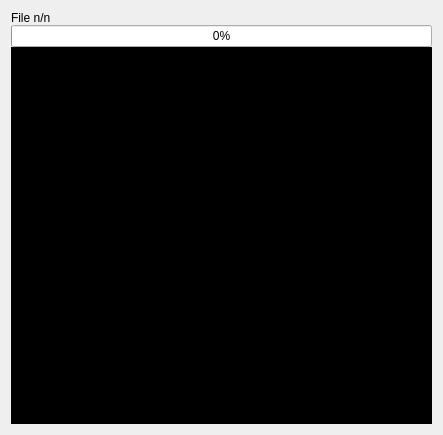
<?xml version="1.0" encoding="UTF-8"?>
<ui version="4.0">
 <class>Dialog</class>
 <widget class="QDialog" name="Dialog">
  <property name="geometry">
   <rect>
    <x>0</x>
    <y>0</y>
    <width>443</width>
    <height>435</height>
   </rect>
  </property>
  <property name="windowTitle">
   <string>Combine PDF</string>
  </property>
  <layout class="QHBoxLayout" name="horizontalLayout">
   <item>
    <layout class="QVBoxLayout" name="verticalLayout">
     <property name="spacing">
      <number>0</number>
     </property>
     <item>
      <widget class="QLabel" name="progressLabel">
       <property name="text">
        <string>File n/n</string>
       </property>
       <property name="alignment">
        <set>Qt::AlignBottom|Qt::AlignLeading|Qt::AlignLeft</set>
       </property>
      </widget>
     </item>
     <item>
      <widget class="QProgressBar" name="progressBar">
       <property name="value">
        <number>0</number>
       </property>
      </widget>
     </item>
     <item>
      <widget class="QPlainTextEdit" name="terminalDisplay">
       <property name="styleSheet">
        <string notr="true">QPlainTextEdit{ background-color: #000000 ; color: #FFFFFF; text}</string>
       </property>
       <property name="readOnly">
        <bool>true</bool>
       </property>
       <property name="plainText">
        <string/>
       </property>
      </widget>
     </item>
    </layout>
   </item>
  </layout>
 </widget>
 <resources/>
 <connections/>
</ui>
